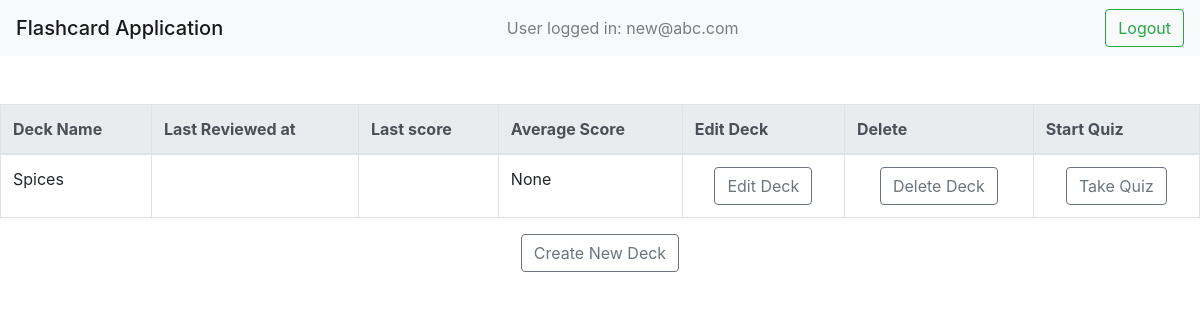
Page /dashboard/new@abc.com on the earlier database version.
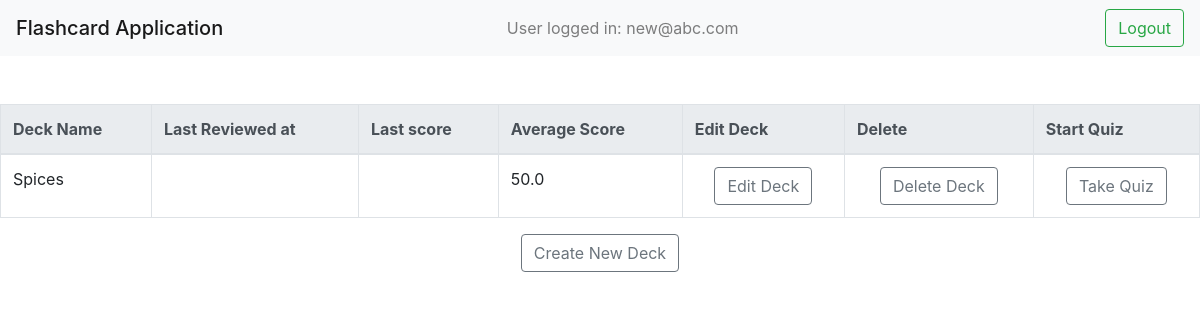
Same page on the later database version.
### application/models.py (models this page shows)
class User(db.Model,UserMixin):
  __tablename__ = 'user'
  id = db.Column(db.Integer, primary_key = True)
  username = db.Column(db.String(15))
  email = db.Column(db.String(255), unique=True)
  password = db.Column(db.String(255))
  active = db.Column(db.Boolean())
  fs_uniquifier = db.Column(db.String(255), unique=True, nullable=False)
  roles = db.relationship('Role', secondary=role_users,backref=db.backref('users', lazy='dynamic'))
  deck_user = db.relationship('UserDeckRelation', backref = 'user',cascade="all,delete")

class Deck(db.Model):
  __tablename__ = 'deck'
  deck_id = db.Column(db.Integer, primary_key = True, autoincrement = True)
  deck_name = db.Column(db.String(100), nullable = False)
  deck_total_score = db.Column(db.Float,default = 0)
  deck_average_score = db.Column(db.Float)
  correct = db.Column(db.Integer)
  time = db.Column(db.String(100))
  quiz_count = db.Column(db.Integer,default = 0)
  card_deck = db.relationship('CardDeckRelation', backref = 'deck',cascade="all,delete")
  user_deck = db.relationship('UserDeckRelation', backref = 'deck',cascade="all,delete")

class UserDeckRelation(db.Model):
  __tablename__ = 'user_deck_relation'
  user_deck_relation_id = db.Column(db.Integer, primary_key = True, autoincrement = True)
  userUCR_foreignid = db.Column(db.Integer, db.ForeignKey('user.id'), nullable = False)
  deckUCR_foreignid = db.Column(db.Integer, db.ForeignKey('deck.deck_id'), nullable = False)

### application/controllers.py (the view)
@app.route('/dashboard/<string:email>',methods = ['GET','POST'])
def dashboard(email):
    user = User.query.filter_by(email = email).first()
    uid = user.id
    decks = Deck.query.all()
    score_info = UserDeckRelation.query.all()
    session['ques_seen'] = 0
    return render_template('dashboard.html',email = email, decks = decks,score_info = score_info,uid = uid)

### templates/dashboard.html (shortened to what this page needs)
<!DOCTYPE html>
<html lang="en">
<head>
  <link rel="stylesheet" href="https://maxcdn.bootstrapcdn.com/bootstrap/4.0.0/css/bootstrap.min.css">
</head>
<body>
  <nav class="navbar navbar-light bg-light">
    <span class="navbar-brand mb-0 h1">Flashcard Application</span>
    <span class="navbar-text">
      User logged in: {{email}} &nbsp &nbsp &nbsp &nbsp &nbsp &nbsp &nbsp &nbsp &nbsp &nbsp &nbsp
    </span>
    <form action='/logout' align = 'center'>
      <button class="btn btn-outline-success my-2 my-sm-0" type="submit">Logout</button>
    </form>
  </nav>
  <br><br>
  <table align = "center" class = "table table-bordered">
    <thead class="thead-light">
      <tr>
        <th>Deck Name</th>
        <th>Last Reviewed at</th>
        <th>Last score</th>
        <th>Average Score</th>
        <th>Edit Deck</th>
        <th>Delete</th>
        <th>Start Quiz</th>
      </tr>
    </thead>
    <tbody>
      {% for deck in decks %}
        {% for score in score_info %}
          {% if score['userUCR_foreignid'] == uid and score['deckUCR_foreignid'] == deck['deck_id']%}
            <tr>
              <td>{{ deck['deck_name'] }}</td>
              <td>{{score['time']}}</td>
              <td>{{score['correct']}}</td>
              <td>{{ deck['deck_average_score'] }}</td>
              <td>
                <form action='{{ url_for("edit_deck",email = email,deck_name = deck["deck_name"]) }}' align = 'center'>
                  <button class="btn btn-outline-secondary" type="submit">Edit Deck</button>
                </form>
              </td>
              <td>
                <form action='/dashboard/{{email}}/{{deck["deck_name"]}}/delete_deck' align = 'center'>
                  <button class="btn btn-outline-secondary" type="submit">Delete Deck</button>
                </form>
              </td>
              <td>
                <form action='/dashboard/{{email}}/{{deck["deck_name"]}}/quiz' align = 'center'>
                  <button class="btn btn-outline-secondary" type="submit">Take Quiz</button>
                </form>
              </td>
            </tr>
          {% endif %}
        {% endfor %}
      {% endfor %}
    </tbody>
  </table>
  <form action='{{ url_for("create_deck",email = email) }}' align = 'center'>
    <button class="btn btn-outline-secondary" type="submit">Create New Deck</button>
</form>
</body>
</html>

Differences in the rows shown:
changed Deck "Spices": deck_average_score "None" → "50.0"
